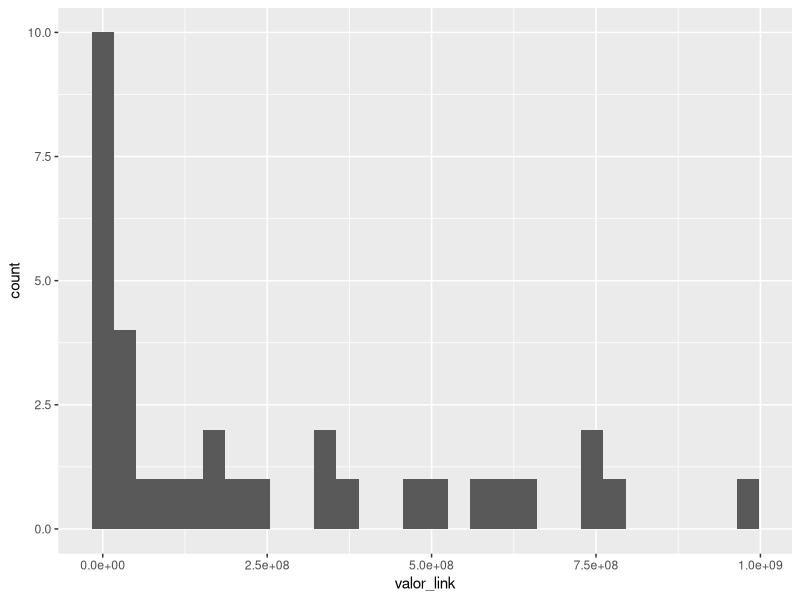

Write R code to recreate this figure.
library(readxl)
library(tidyverse)


# 01a Importa Receitas do RGPS --------------------------------------------

rec_rgps_raw <- read_excel("v2020/dados/rec_rgps.xlsx", skip = 10)

colnames(rec_rgps_raw) <- c(
  "especie_cod", "especie",
  "desdobramento_cod", "desdobramento",
  "natureza_cod", "natureza",
  "fte_cod", "fte",
  "valor_rec"
)

rec_rgps <- rec_rgps_raw %>%
  mutate(receita = "RGPS")


# 01b Importa Demais Receitas ---------------------------------------------

rec_raw <- read_excel("v2020/dados/rec.xlsx", skip = 10)

colnames(rec_raw) <- c(
  "especie_cod", "especie",
  "desdobramento_cod", "desdobramento",
  "natureza_cod", "natureza",
  "fte_cod", "fte",
  "valor_rec"
)

# tab_rec <- rec_raw %>%
#   mutate(cod_esp = str_sub(natureza_cod, 1, 3),
#          nom_esp = especie) %>%
#   select(cod_esp, nom_esp) %>%
#   filter(str_sub(cod_esp, 1, 1) %in% c("1", "2")) %>%
#   distinct()


rec <- rec_raw %>%
  bind_rows(rec_rgps) %>%
  mutate(
    cod_esp  = str_sub(natureza_cod, 1, 3),
    cat      = str_sub(natureza_cod, 1, 1) %>% as.numeric(),
    comp_esp = str_sub(natureza_cod, 2, 3),
    
    cod_esp = ifelse(
      cat >= 7, 
      paste0(cat-6, comp_esp),
      cod_esp),
    
    receita = case_when(
      receita == "RGPS"                   ~ "Receitas do RGPS",
      cod_esp %in% c("211", "212")        ~ "Emissões de Dívida",
      cod_esp %in% c("132", "164", "230") ~ "Juros e remunerações recebidas",
      cod_esp == "111"                    ~ "Impostos",
      cod_esp %in% c("121", "122")        ~ "Contribuições sociais (exceto RGPS) e econômicas",
      cod_esp == "134"                    ~ "Exploração de Petróleo e outros recursos naturais",
      cod_esp %in% c("292", "293")        ~ "Outras receitas financeiras (Conta Única e Bacen)",
      TRUE                                ~ "Demais receitas"
    )
  )
  
rec %>% group_by(receita) %>% summarise(sum(valor_rec))

# 01c Importa Despesas ----------------------------------------------------

desp <- read_excel("v2020/dados/desp.xlsx", skip = 10)

colnames(desp) <- c(
  "fte_cod", "fte",
  "despesa",
  "valor_desp"
)

desp %>% group_by(despesa) %>% summarise(sum(valor_desp))

sum(rec$valor_rec) - sum(desp$valor_desp) # tem que dar zero, ou próximo

# 02 Preparação Matriz --------------------------------------------------

rec_dist <- rec %>%
  group_by(receita) %>%
  mutate(subtot_rec = sum(valor_rec),
         pct_rec_fte = valor_rec/sum(valor_rec)) %>%
  select(receita, fte, subtot_rec, pct_rec_fte)

desp_dist <- desp %>%
  group_by(fte) %>%
  mutate(pct_fte_des = valor_desp/sum(valor_desp)) %>%
  select(despesa, fte, pct_fte_des)

matriz_raw <- rec_dist %>%
  full_join(desp_dist, by = "fte")

matriz <- matriz_raw %>%
  mutate(pct_rec_desp = pct_rec_fte * pct_fte_des,
         valor_link   = subtot_rec * pct_rec_desp) %>%
  filter(!is.na(receita)) %>%
  group_by(receita, despesa) %>%
  summarise(pct_rec_desp = sum(pct_rec_desp),
            valor_link   = sum(valor_link))

sum(matriz$valor_link, na.rm = T) - sum(rec$valor_rec) # tem que dar zero

matriz %>% filter(valor_link  >= 2.5e8) %>% nrow()
ggplot(matriz %>% filter(valor_link  <= 1e9)) + geom_histogram(aes(valor_link))


